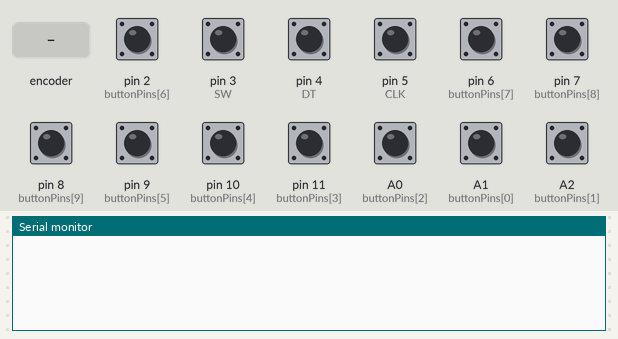
Recording of a sketch running on a simulated Arduino Uno, built with avr-gcc and run on an emulated ATmega328P. On the bench: the last lines printed to the serial monitor. The inputs (shaded band) are chosen by the test bench; at power-on: A0 (buttonPins[2]), A1 (buttonPins[0]), A2 (buttonPins[1]), pin 2 (buttonPins[6]), pin 3 (SW), pin 4 (DT), pin 5 (CLK), pin 6 (buttonPins[7]), pin 7 (buttonPins[8]), pin 8 (buttonPins[9]), pin 9 (buttonPins[5]), pin 10 (buttonPins[4]), pin 11 (buttonPins[3]) HIGH.

Above: at 1.2 s.
1.3 s: rotary encoder on pin 5 (CLK) / pin 4 (DT) turned 1 step (first pin leading)
At 1.7 s:
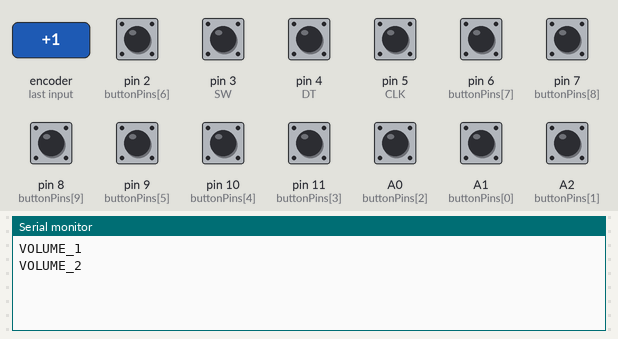
3.0 s: pin 2 (buttonPins[6]) pulled LOW for 0.15 s
At 3.5 s:
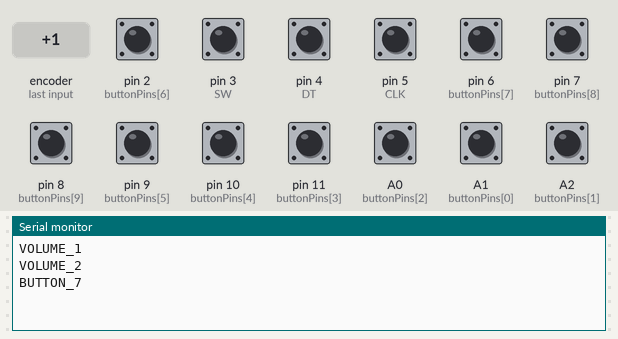
4.6 s: pin 3 (SW) pulled LOW for 0.15 s
At 5.8 s:
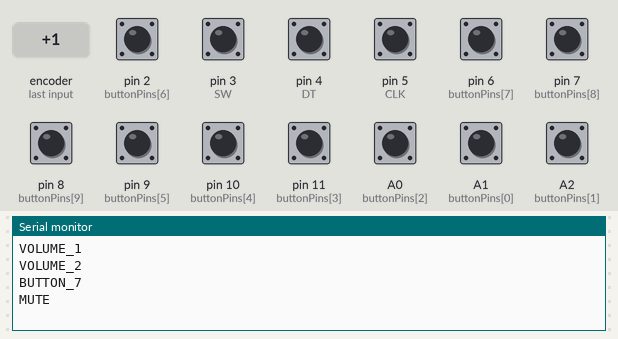
6.2 s: pin 8 (buttonPins[9]) pulled LOW for 0.15 s
At 7.2 s:
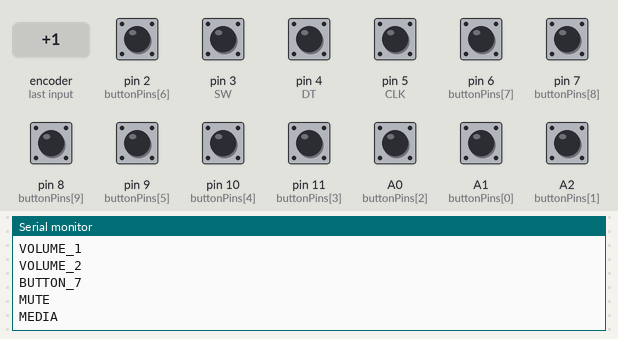
7.8 s: pin 6 (buttonPins[7]) pulled LOW for 0.15 s
At 8.4 s:
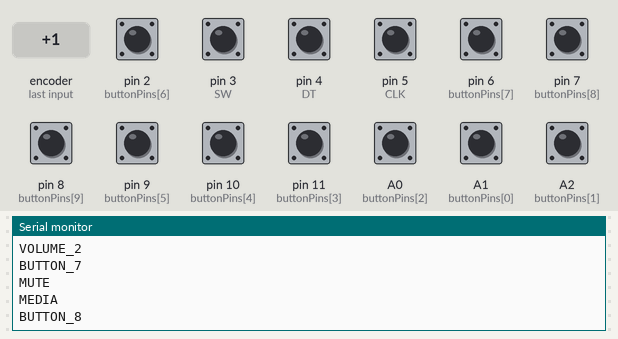
9.4 s: pin 7 (buttonPins[8]) pulled LOW for 0.15 s
At 10.8 s:
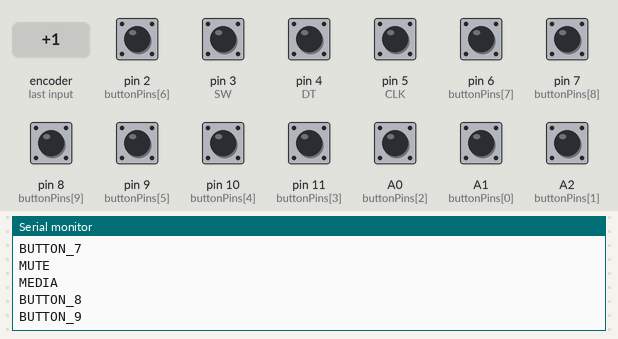

Measured:
- after the input at 1.3 s, the serial monitor: prints a new line at once (image 1)
- after the input at 3.0 s, the serial monitor: prints a new line at once (image 2)
- after the input at 4.6 s, the serial monitor: prints a new line at once (image 3)
- after the input at 6.2 s, the serial monitor: prints a new line at once (image 4)
- after the input at 7.8 s, the serial monitor: prints a new line at once (image 5)
- after the input at 9.4 s, the serial monitor: prints a new line at once (image 6)

The sketch:

console_deck_v2.ino
```cpp
#define CLK 5
#define DT 4
#define SW 3

const int buttonPins[] = {A1, A2, A0, 11, 10, 9, 2, 6, 7, 8};  // ultimi = MEDIA

int counter = 0;
int currentStateCLK;
int lastStateCLK;

void setup() {
  Serial.begin(9600);

  // Encoder
  pinMode(CLK, INPUT);
  pinMode(DT, INPUT);
  pinMode(SW, INPUT_PULLUP);
  lastStateCLK = digitalRead(CLK);

  // Pulsanti
  for (int i = 0; i < 10; i++) {
    pinMode(buttonPins[i], INPUT_PULLUP);
  }
}

void loop() {
  // Encoder rotazione
  currentStateCLK = digitalRead(CLK);
  if (currentStateCLK != lastStateCLK) {
    if (digitalRead(DT) != currentStateCLK) {
      counter++;
    } else {
      counter--;
    }
    Serial.print("VOLUME_");
    Serial.println(counter);
  }
  lastStateCLK = currentStateCLK;

  // Pulsante encoder = MUTE
  if (digitalRead(SW) == LOW) {
    Serial.println("MUTE");
    delay(200); // debounce
  }

  // Pulsanti utente
  for (int i = 0; i < 10; i++) {
    if (digitalRead(buttonPins[i]) == LOW) {
      if (i < 9) {
        Serial.print("BUTTON_");
        Serial.println(i + 1);
      } else {
        Serial.println("MEDIA");
      }
      delay(200); // debounce
    }
  }
}
```
